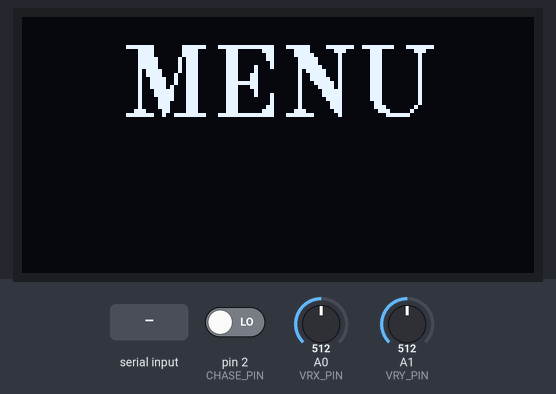
Bench run of a sketch on a simulated Arduino Uno, built with avr-gcc and run on an emulated ATmega328P. Shown: 128×64 one-colour display. The inputs (shaded band) are chosen by the test bench; at power-on: A1 (VRY_PIN) = 512, A0 (VRX_PIN) = 512, pin 2 (CHASE_PIN) LOW. What the sketch prints to the serial monitor is not drawn.

Above: at 1.2 s.
1.3 s: A1 (VRY_PIN) set to 267
2.8 s: A1 (VRY_PIN) set to 245
At 3.47 s:
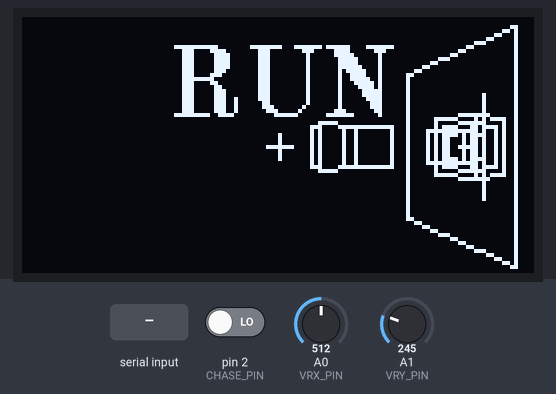
5.3 s: "1" received over Serial
At 6.62 s:
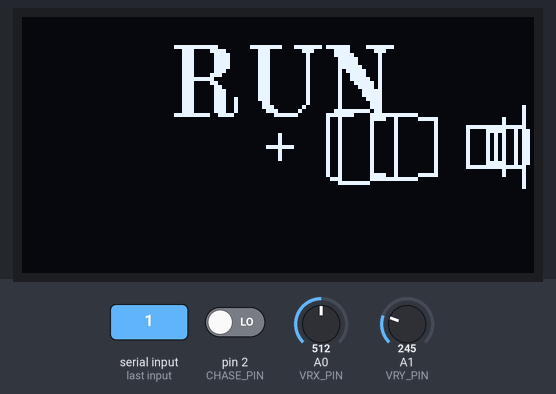
8.3 s: A0 (VRX_PIN) set to 170
At 10.31 s:
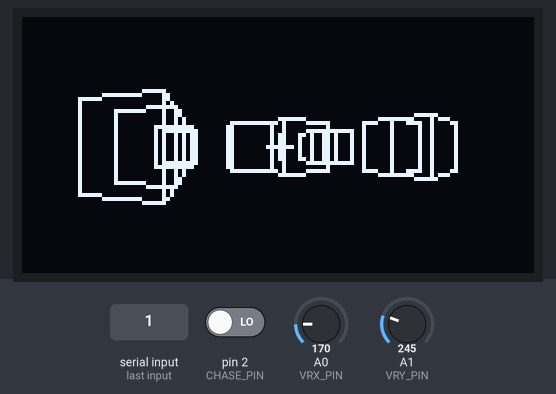
11.1 s: A1 (VRY_PIN) set to 900
At 11.3 s:
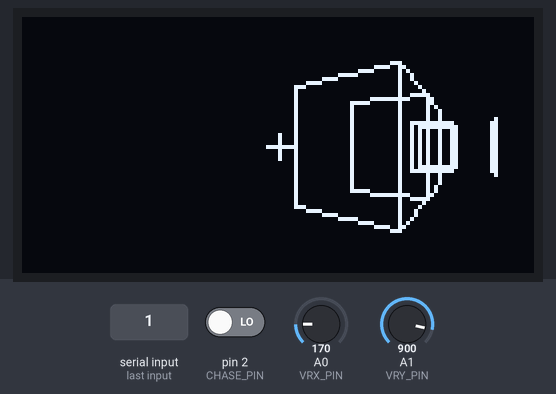
Timing chart, 0 to 13.7 s (numbered marks = the images above; inputs shaded):
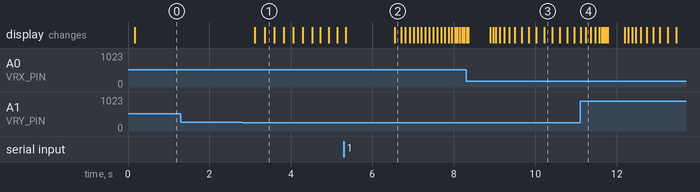

The sketch:

raylib_to_arduino_port.ino
```cpp
#include "include/Block.hpp"
#include "include/BasicCam.hpp"
#include "include/Utils.hpp"

#include <U8glib.h>
#include <unistd.h>

U8GLIB_SSD1306_128X64 oled(U8G_I2C_OPT_NONE);

PlayerInfo player = {0, 0};
byte* playerPointer = (byte*)&player;
PlayerInfo opponent = {0, 0};
byte* opponentPointer = (byte*)&opponent;

bool chasing = false;

// 0 = ongoing, 1 = won, 2 = lost
byte playerState = 0;

// 0 = menu, 1 = game
byte gameState = 0;

Block* blocks;
BasicCam cam;

float showInfoTimer = 0;

bool justEnteredMenu = false;

int transmitTime = 0;

void setup()
{
    Serial.begin(9600);
    oled.setFont(u8g_font_osb18);
    pinMode(CHASE_PIN, INPUT);

    blocks = (Block*)malloc(BLOCK_COUNT * sizeof(Block));
    int i = 0;
    for (int y = 0; y < 8; y++)
    {
        for (int x = 0; x < 8; x++)
        {
            if (World[y][x] == 1 && i < BLOCK_COUNT)
            {
                blocks[i] = Block(x, y);
                i++;
            }
        }
    }

    chasing = (digitalRead(CHASE_PIN) == HIGH);

    SetPositions();

    return;
}

void loop()
{
    Recieve();

    switch (gameState)
    {
    // menu
    case 0:
        MenuUpdate();
        break;
    // game
    case 1:
        GameUpdate();
        break;
    }

    transmitTime += 1;
    if (transmitTime >= TRANSMIT_INTERVAL)
    {
        Transmit();
        transmitTime = 0;
    }
}

void MenuUpdate()
{
    oled.firstPage();
    do {
        switch (playerState)
        {
        // ongoing
        case 0:
            oled.drawStr(Width / 2 - (oled.getStrWidth("MENU") / 2), 25, "MENU");
            break;
        // won
        case 1:
            oled.drawStr(Width / 2 - (oled.getStrWidth("YOU WON") / 2), 20, "YOU WON");
            break;
        // lost
        case 2:
            oled.drawStr(Width / 2 - (oled.getStrWidth("YOU LOST") / 2), 20, "YOU LOST");
            break;
        }

    } while (oled.nextPage());

    if (justEnteredMenu)
    {
        delay(2000);
        justEnteredMenu = false;
    }

    if (analogRead(VRY_PIN) < JoystickLow)
    {
        gameState = 1;
        ResetGame();
        return;
    }

    return;
}

void GameUpdate()
{

    cam.HandleInput();

    cam.GetCorners(blocks);
    cam.GenerateLineBuffer(blocks);
    cam.ClampLines();

    oled.firstPage();
    do {
        cam.DrawCall();
        cam.DrawOpponent();

        oled.drawLine(HMid -3, VMid, HMid +3, VMid);
        oled.drawLine(HMid, VMid +3, HMid, VMid -3);

        if (showInfoTimer < 1)
        {
            if (chasing)
                oled.drawStr(Width / 2 - (oled.getStrWidth("CHASE") / 2), 25, "CHASE");
            else
                oled.drawStr(Width / 2 - (oled.getStrWidth("RUN") / 2), 25, "RUN");
            showInfoTimer += 0.01;
        }

    } while (oled.nextPage());

    if (GetDistance(Vector{player.x, player.y}, Vector{opponent.x, opponent.y}) < TagDistance)
    {
        if (chasing)
        {
            playerState = 1;
        }
        else
        {
            playerState = 2;
        }

        gameState = 0;
        justEnteredMenu = true;
        return;
    }

    return;
}

void ResetGame()
{
    showInfoTimer = 0;
    SetPositions();
    playerState = 0;
    return;
}

void SetPositions()
{
    if (chasing)
    {
        cam.Position = ChaseStart;
        player.x = cam.Position.x;
        player.y = cam.Position.y;

        opponent.x = RunStart.x;
        opponent.y = RunStart.y;
    }
    else
    {
        cam.Position = RunStart;
        player.x = cam.Position.x;
        player.y = cam.Position.y;

        opponent.x = ChaseStart.x;
        opponent.y = ChaseStart.y;
    }
    return;
}
```

BasicCam.ino
```cpp
BasicCam::BasicCam()
{
    _lineBuffer = (Line*)malloc(sizeof(Line) * BLOCK_COUNT * 7);
    //_occlusionMap = (bool*)malloc(sizeof(bool) * Width);
    return;
}

void BasicCam::GetCorners(Block* blocks)
{
    for (size_t i = 0; i < BLOCK_COUNT; i++)
    {
        blocks[i].Distance = GetDistance(blocks[i].Position, ToVector(Position));
        for (size_t j = 0; j < 4; j++)
        {
            Vector cornerPos = blocks[i].Position;
            switch (j)
            {
            case 1:
                cornerPos.x += Scale;
                break;

            case 2:
                cornerPos.y += Scale;
                break;

            case 3:
                cornerPos.x += Scale;
                cornerPos.y += Scale;
                break;

            default:
                break;
            }

            float cornerAngle = GetAngle(cornerPos, ToVector(Position));
            float relativeAngle = cornerAngle + Direction;
            float distance = GetDistance(cornerPos, ToVector(Position));

            MappedCorner mCorner;

            if (relativeAngle > 180)
                relativeAngle -= 360;

            mCorner.XOffset = HMid + relativeAngle * FovPixels;
            mCorner.Distance = distance;

            blocks[i].MappedCorners[j] = mCorner;
        }
        blocks[i].SortCorners();
        blocks[i].GetVisible();
    }
    return;
}

void BasicCam::GenerateLineBuffer(Block* blocks)
{
    _bufferSize = 0;
    for (size_t i = 0; i < BLOCK_COUNT; i++)
    {
        Line line;
        int visibleCornerCount = 3;
        for (int j = 0; j < 3; j++)
        {
            if (blocks[i].VisibleCorners[j] == nullptr)
            {
                visibleCornerCount -= 1;
                continue;
            }

            float height = DepthEffect / blocks[i].VisibleCorners[j]->Distance;
            float offset = blocks[i].VisibleCorners[j]->XOffset;
            if (offset > HMid)
            {
                offset -= Width;
            }

            line.From = {blocks[i].VisibleCorners[j]->XOffset, VMid - height};
            line.To = {blocks[i].VisibleCorners[j]->XOffset, VMid + height};
            _lineBuffer[_bufferSize] = line;
            _bufferSize++;
        }

        if (visibleCornerCount == 0)
        {
            continue;
        }

        int index = _bufferSize - visibleCornerCount;
        for (int j = 0; j < visibleCornerCount -1; j++)
        {
            line.From = _lineBuffer[index + j].From;
            line.To = _lineBuffer[index + j +1].From;
            _lineBuffer[_bufferSize] = line;
            _bufferSize++;


            line.From = _lineBuffer[index + j].To;
            line.To = _lineBuffer[index + j +1].To;
            _lineBuffer[_bufferSize] = line;
            _bufferSize++;
        }
    }

    return;
}

void BasicCam::ClampLines()
{
    for (size_t i = 0; i < _bufferSize; i++)
    {
        if((_lineBuffer[i].From.x < 0 && _lineBuffer[i].To.x < 0) ||
            (_lineBuffer[i].From.x > Width && _lineBuffer[i].To.x > Width))
        {
            continue;
        }


        if (_lineBuffer[i].From.x < 0)
        {
            int k = (_lineBuffer[i].To.y - _lineBuffer[i].From.y) / (_lineBuffer[i].To.x - _lineBuffer[i].From.x);
            int dX = _lineBuffer[i].From.x;
            int dY = dX * k + _lineBuffer[i].From.y;
            _lineBuffer[i].From.x = 0;
            _lineBuffer[i].From.y = dY;
        }
        else if (_lineBuffer[i].To.x > Width)
        {
            int k = (_lineBuffer[i].To.y - _lineBuffer[i].From.y) / (_lineBuffer[i].From.x - _lineBuffer[i].To.x);
            int dX = _lineBuffer[i].To.x;
            int dY = dX * k + _lineBuffer[i].To.y;
            _lineBuffer[i].To.x = Width;
            _lineBuffer[i].To.y = dY;
        }

        _lineBuffer[i].From.y = max(_lineBuffer[i].From.y, 0);
        _lineBuffer[i].From.y = min(_lineBuffer[i].From.y, Height -1);

        _lineBuffer[i].To.y = max(_lineBuffer[i].To.y, 0);
        _lineBuffer[i].To.y = min(_lineBuffer[i].To.y, Height -1);


    }
    return;
}

void BasicCam::DrawCall()
{
    for (size_t i = 0; i < _bufferSize; i++)
    {
        Line line = _lineBuffer[i];
        if (line.From.x < 0 || line.To.x >= Width)
        {
            continue;
        }
        if (line.From.y < 0 && line.To.y >= Height)
        {
            continue;
        }

        oled.drawLine(line.From.x,
                line.From.y,
                line.To.x,
                line.To.y);
    }
    return;
}

void BasicCam::HandleInput()
{
    int xValue = analogRead(VRX_PIN);
    int yValue = analogRead(VRY_PIN);

    if (yValue <= JoystickLow)
    {
        _velocity.x = -cos(DegToRad(Direction)) * _speed;
        _velocity.y = sin(DegToRad(Direction)) * _speed;
    }
    else if (yValue >= JoystickHigh)
    {
        _velocity.x = -cos(DegToRad(Direction)) * -_speed;
        _velocity.y = sin(DegToRad(Direction)) * -_speed;
    }
    else
    {
        _velocity.x = 0;
        _velocity.y = 0;
    }

    FVector tempPos = Position;
    tempPos.x += _velocity.x;
    tempPos.y += _velocity.y;

    int gridX = (int)tempPos.x / Scale;
    int gridY = (int)tempPos.y / Scale;

    // Collision detection in world map
    if (gridX >= 0 && gridX < WorldSize && gridY >= 0 && gridY < WorldSize)
    {
        if (World[gridY][gridX] != 1)
        {
            Position = tempPos;
        }
        else
        {
            _velocity = {0, 0};
        }
    }
    else
    {
        Position = tempPos;
    }

    // Rotation
    if (xValue <= JoystickLow)
    {
        Direction += _rotationSpeed;
    }
    else if (xValue >= JoystickHigh)
    {
        Direction -= _rotationSpeed;
    }

    if (Direction > 360)
    {
        Direction -= 360;
    }
    else if (Direction < 0)
    {
        Direction += 360;
    }

    return;
}

void BasicCam::DrawOpponent()
{
    Vector playerPos = ToVector(Position);
    Vector oppPos = {opponent.x, opponent.y};

    int distance = GetDistance(oppPos, playerPos);
    float dir = GetAngle(oppPos, playerPos) + Direction;

    if (dir > 180)
        dir -= 360;

    int xOffset = HMid + dir * FovPixels;
    float height = (DepthEffect / distance) / 2;

    if (xOffset < 0 || xOffset > Width)
    {
        return;
    }

    oled.drawCircle(xOffset, VMid, height);
    return;
}
```

Block.ino
```cpp
Block::Block(int x, int y)
{
	MappedCorners = (MappedCorner*)malloc(4 * sizeof(MappedCorner));

	Position.x = x * Scale;
	Position.y = y * Scale;
	return;
}

// algorithm from https://en.wikipedia.org/wiki/Sorting_network
void Block::SortCorners()
{
	MappedCorner temp;

	if (MappedCorners[0].XOffset >= MappedCorners[2].XOffset)
	{
		temp = MappedCorners[0];
		MappedCorners[0] = MappedCorners[2];
		MappedCorners[2] = temp;
	}

	if (MappedCorners[1].XOffset >= MappedCorners[3].XOffset)
	{
		temp = MappedCorners[1];
		MappedCorners[1] = MappedCorners[3];
		MappedCorners[3] = temp;
	}

	if (MappedCorners[0].XOffset >= MappedCorners[1].XOffset)
	{
		temp = MappedCorners[0];
		MappedCorners[0] = MappedCorners[1];
		MappedCorners[1] = temp;
	}

	if (MappedCorners[2].XOffset >= MappedCorners[3].XOffset)
	{
		temp = MappedCorners[2];
		MappedCorners[2] = MappedCorners[3];
		MappedCorners[3] = temp;
	}

	if (MappedCorners[1].XOffset >= MappedCorners[2].XOffset)
	{
		temp = MappedCorners[1];
		MappedCorners[1] = MappedCorners[2];
		MappedCorners[2] = temp;
	}
	return;
}

void Block::GetVisible()
{
	VisibleCorners[0] = &MappedCorners[0];
	VisibleCorners[2] = &MappedCorners[3];
	if (MappedCorners[1].Distance < MappedCorners[0].Distance)
	{
		VisibleCorners[1] = &MappedCorners[1];
	}
	else if (MappedCorners[2].Distance < MappedCorners[0].Distance)
	{
		VisibleCorners[1] = &MappedCorners[2];
	}
	else
	{
		VisibleCorners[1] = nullptr;
	}

	return;
}
```

Utils.ino
```cpp
float RadToDeg(float rad)
{
    return rad * (180/pi);
}

float DegToRad(float deg)
{
    return deg / (180/pi);
}

float GetAngle(Vector from, Vector to)
{
    float xDiff = to.x - from.x;
    float yDiff = to.y - from.y;

    float radAngle = atan2(yDiff, xDiff);
    float degAngle = RadToDeg(radAngle);

    return degAngle;
}

float GetDistance(Vector from, Vector to)
{
    Vector diff;
    diff.x = from.x - to.x;
    diff.y = from.y - to.y;

    float c2 = pow(diff.x, 2) + pow(diff.y, 2);
    return sqrt(c2);
}

FVector ToFVector(Vector vec)
{
    FVector vec2;
    vec2.x = vec.x;
    vec2.y = vec.y;
    return vec2;
}

Vector ToVector(FVector vec)
{
    Vector vec2;
    vec2.x = vec.x;
    vec2.y = vec.y;
    return vec2;
}

void Recieve()
{
    if (Serial.available())
    {
        Serial.readBytes(opponentPointer, sizeof(PlayerInfo));
        opponent = *(PlayerInfo*)opponentPointer;
    }
    return;
}

void Transmit()
{
    player.x = cam.Position.x;
    player.y = cam.Position.y;

    Serial.write(playerPointer, sizeof(PlayerInfo));
    return;
}
```

BasicCam.hpp
```cpp
#ifndef BASICCAM_HPP
#define BASICCAM_HPP

#include "Block.hpp"

class BasicCam
{
private:
    Line* _lineBuffer;
    size_t _bufferSize = 0;

    bool* _occlusionMap;

    float _fovPixels;

    int _speed = 4;
    int _rotationSpeed = 11;

    FVector _velocity = {0, 0};

public:
    FVector Position;
    int Direction = 180;

    BasicCam();
    void GetCorners(Block* blocks);
    void GenerateLineBuffer(Block* blocks);
    void ClampLines();
    void DrawCall();
    void HandleInput();

    void DrawOpponent();

};

#endif
```

Block.hpp
```cpp
#ifndef BLOCK_HPP
#define BLOCK_HPP

#include "Utils.hpp"

struct MappedCorner;
struct Corner;

class Block
{
public:
    Vector Position;
    byte Distance;
    MappedCorner* MappedCorners;
    MappedCorner* VisibleCorners[3];
    Block(int x, int y);

    void SortCorners();
    void GetVisible();
};

#endif
```

Utils.hpp
```cpp
#ifndef UTILS_HPP
#define UTILS_HPP

#include "Block.hpp"
#include <U8glib.h>

#define pi 3.14159
#define VRX_PIN  A0
#define VRY_PIN  A1
#define CHASE_PIN 2

class Block;

struct Vector
{
    int x;
    int y;
};

struct FVector
{
    float x;
    float y;
};

struct Line
{
    Vector From;
    Vector To;
};

struct MappedCorner
{
    int XOffset;
    byte Distance;
};

struct Corner
{
    Vector Position;
    int Direction;
    byte Distance;
};

struct PlayerInfo
{
    int x;
    int y;
    bool chasing : 1;
    bool waitingToStart : 1;

};

const int JoystickHigh = 768;
const int JoystickLow = 256;

const byte Width = 128;
const byte Height = 64;
const byte HMid = Width / 2;
const byte VMid = Height / 2;

const int Fov = 90;
const int DepthEffect = 700; // lower value => increased shrinking at distance
const float FovPixels = Width / Fov;

const byte Scale = 20;
const byte WorldSize = 8;

const size_t BLOCK_COUNT = 10;       // Change this variable to malloc more blocks, just changing the world map wont alloc more memory
const byte World[WorldSize][WorldSize] = {
    {0, 0, 0, 0, 0, 0, 0, 0},
    {0, 1, 2, 0, 0, 0, 1, 0},
    {0, 1, 0, 0, 0, 0, 1, 0},
    {0, 0, 0, 1, 0, 0, 0, 0},
    {0, 0, 0, 0, 1, 0, 0, 0},
    {0, 1, 0, 0, 0, 0, 1, 0},
    {0, 1, 0, 0, 3, 0, 1, 0},
    {0, 0, 0, 0, 0, 0, 0, 0}
};

const byte TagDistance = 1 * Scale;
const FVector ChaseStart = {8 * Scale, 8 * Scale};
const FVector RunStart = {0 * Scale, 0 * Scale};

const int TRANSMIT_INTERVAL = 2;

float RadToDeg(float rad);
float DegToRad(float deg);

float GetAngle(Vector from, Vector to);
float GetDistance(Vector from, Vector to);

float GetAngle(FVector from, FVector to);
float GetDistance(FVector from, FVector to);

FVector ToFVector(Vector vec);
Vector ToVector(FVector vec);

void Recieve();
void Transmit();

void RecieveSetup();


#endif
```

Measured:
- the behaviour switches between 256 and 255 on A1 (VRY_PIN) (found by bisection; images 0 and 1)
- after the input at 1.3 s, every drawn part: stays the same
- after the input at 2.8 s, the display: first changes after 0.31 s (image 1 shows a later state)
